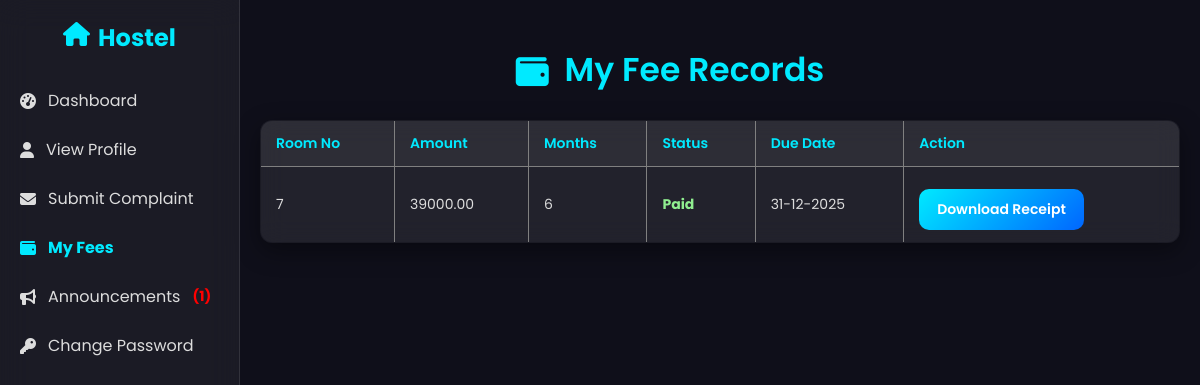
The app's page /student/student_dashboard.php?page=view_fees_student (signed in) with its own data.
### tables this page shows
CREATE TABLE `fees` (
  `id` int(11) NOT NULL,
  `student_id` int(11) NOT NULL,
  `student_name` varchar(25) NOT NULL,
  `amount` decimal(10,2) NOT NULL,
  `months` int(10) NOT NULL,
  `due_date` date NOT NULL,
  `status` enum('Unpaid','Paid') DEFAULT 'Unpaid',
  `payment_method` varchar(15) DEFAULT NULL,
  `transaction_id` varchar(30) DEFAULT NULL,
  `payment_date` date DEFAULT NULL
);

CREATE TABLE `students` (
  `id` int(11) NOT NULL,
  `name` varchar(50) NOT NULL,
  `email` varchar(50) NOT NULL,
  `room_no` int(11) NOT NULL,
  `password` varchar(255) NOT NULL
);

### student/view_fees_student.php (the view, shortened to what this page needs)
<?php
include('../db.php');
$student_id = $_SESSION['student_id'];
$result = mysqli_query($conn, "
    SELECT f.id, f.amount, f.months, f.status, f.due_date, s.room_no
    FROM fees f
    JOIN students s ON f.student_id = s.id
    WHERE f.student_id = '$student_id'
    ORDER BY f.due_date ASC
");
$today = date('d-m-Y');
?>
    <div class="fee-records">
    <h2 class="add"><i class="fa-solid fa-wallet"></i> My Fee Records</h2>
</div>
    <table border="1" cellpadding="10">
        <tr>
            <th>Room No</th>
            <th>Amount</th>
            <th>Months</th>
            <th>Status</th>
            <th>Due Date</th>
            <th>Action</th>
        </tr>
        <?php while ($row = mysqli_fetch_assoc($result)) {
            $statusColor = ($row['status'] == 'Paid') ? 'lightgreen' : 'red';
            $overdue = ($row['status'] != 'Paid' && $row['due_date'] < $today) ? true : false;
        ?>
        <tr class="<?= $overdue ? 'overdue-row' : '' ?>">
            <td><?= $row['room_no'] ?></td>
            <td><?= $row['amount'] ?></td>
            <td><?= $row['months'] ?></td>
            <td style="color: <?= $statusColor ?>; font-weight: bold;">
                <?= $row['status'] ?>
            </td>
            <td><?= date('d-m-Y', strtotime($row['due_date'])) ?></td>
            <td>
                <?php if ($row['status'] != 'Paid') { ?>
                    <a href="student_dashboard.php?page=pay_fee&id=<?= $row['id'] ?>" class="btn">Pay Now</a>
                <?php } else { ?>
                     <a href="receipt.php?id=<?= $row['id'] ?>" class="btn">Download Receipt</a>
                <?php } ?>
            </td>
        </tr>
        <?php } ?>
    </table><br>

### student/style.css (style rules this page uses)
* { margin: 0; padding: 0; box-sizing: border-box; font-family: 'Poppins', sans-serif; }
body { display: flex; min-height: 100vh; background: #0f0f1a; overflow-x: hidden; color: #fff; }
h3 i, h4 i,h2 i { margin-right: 8px; vertical-align: middle; }
.btn, input[type="submit"] { background: linear-gradient(135deg, #00eaff, #0066ff); border: none; color: #fff; padding: 10px 16px; border-radius: 8px; cursor: pointer; font-weight: bold; transition: 0.3s; margin-top: 10px; display: inline-block; }
.fee-records .add { text-align: center; margin-right: 100px; margin-top: 25px; margin-bottom: 25px; font-size: 33px; font-weight: 600; color: #00eaff; }
table { width: 100%; border-collapse: collapse; margin-top: 20px; background: rgba(255,255,255,0.05); backdrop-filter: blur(12px); border-radius: 12px; overflow: hidden; box-shadow: 0 8px 25px rgba(0,0,0,0.4); }
table th, table td { padding: 12px 15px; text-align: left; font-size: 14px; color: #ddd; }
table th { background: rgba(255,255,255,0.08); color: #00eaff; font-weight: 600; }
table tr:nth-child(even) { background: rgba(255,255,255,0.03); }
a.btn { display: inline-block; padding: 10px 18px; border-radius: 10px; background: linear-gradient(135deg, #00eaff, #0066ff); color: white; text-decoration: none; font-weight: 600; transition: 0.3s; margin-top: 10px; }

### records on screen
fees: student.room_no "7", amount "39000.00", months "6", status "Paid", due_date "31-12-2025"

### other values on screen
$unread_count "1"
